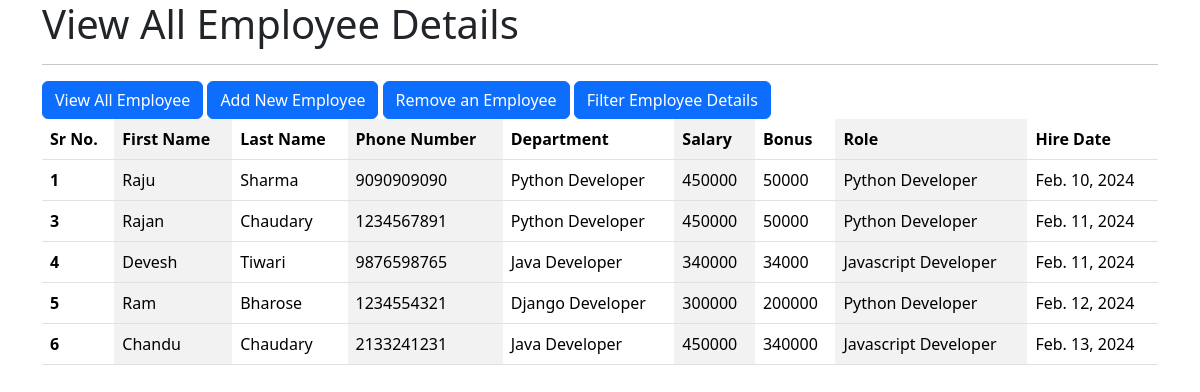
The app's page /all_emp with its own data.
### emp_app/models.py (models this page shows, shortened)
class Employee(models.Model):
    first_name = models.CharField(max_length=100, null=False)
    last_name = models.CharField(max_length=100, null=False)
    dept = models.ForeignKey(Department, on_delete=models.CASCADE)
    salary = models.IntegerField(default=0)
    bonus = models.IntegerField(default=0)
    role = models.ForeignKey(Role, on_delete=models.CASCADE)
    phone = models.IntegerField(default=0)
    hire_date = models.DateField()

class Department(models.Model):
    name = models.CharField(max_length=100,null=False)
    location = models.CharField(max_length=100)
    def __str__(self):
        return self.name

class Role(models.Model):
    name = models.CharField(max_length=100, null=False)
    def __str__(self):
        return self.name

### emp_app/views.py (the view)
def all_emp(request):
    emps = Employee.objects.all()
    context = {'emps': emps}
    return render(request, 'all_emp.html',context)

### emp_app/templates/all_emp.html (shortened to what this page needs)
<!doctype html>
<html lang="en">
  <head>
    <link href="https://cdn.jsdelivr.net/npm/bootstrap@5.3.2/dist/css/bootstrap.min.css" rel="stylesheet">
  </head>
  <body>
      <div class="container">
          <h1>View All Employee Details</h1>
          <hr>
          <a class="btn btn-primary" href="/all_emp" role="button">View All Employee </a>
          <a class="btn btn-primary" href="/add_emp" role="button">Add New Employee </a>
          <a class="btn btn-primary" href="/remove_emp" role="button">Remove an Employee </a>
          <a class="btn btn-primary" href="/filter_emp" role="button">Filter Employee Details</Details> </a>
          <table class="table table-striped-columns">
            <thead>
              <tr>
                <th scope="col">Sr No.</th>
                <th scope="col">First Name</th>
                <th scope="col">Last Name</th>
                <th scope="col">Phone Number</th>
                <th scope="col">Department</th>
                <th scope="col">Salary</th>
                <th scope="col">Bonus</th>
                <th scope="col">Role</th>
                <th scope="col">Hire Date</th>
              </tr>
            </thead>
            {% for emp in emps %}
            <tbody>
              <tr>
                <th scope="row">{{emp.id}}</th>
                <td>{{emp.first_name}}</td>
                <td>{{emp.last_name}}</td>
                <td>{{emp.phone}}</td>
                <td>{{emp.dept}}</td>
                <td>{{emp.salary}}</td>
                <td>{{emp.bonus}}</td>
                <td>{{emp.role}}</td>
                <td>{{emp.hire_date}}</td>
              </tr>
            </tbody>
            {% endfor %}
          </table>
        </div>
  </body>
</html>

### records on screen
Employee: id "1", first_name "Raju", last_name "Sharma", phone "9090909090", dept "Python Developer", salary "450000", bonus "50000", role "Python Developer", hire_date "Feb. 10, 2024"
Employee: id "3", first_name "Rajan", last_name "Chaudary", phone "1234567891", dept "Python Developer", salary "450000", bonus "50000", role "Python Developer", hire_date "Feb. 11, 2024"
Employee: id "4", first_name "Devesh", last_name "Tiwari", phone "9876598765", dept "Java Developer", salary "340000", bonus "34000", role "Javascript Developer", hire_date "Feb. 11, 2024"
Employee: id "5", first_name "Ram", last_name "Bharose", phone "1234554321", dept "Django Developer", salary "300000", bonus "200000", role "Python Developer", hire_date "Feb. 12, 2024"
Employee: id "6", first_name "Chandu", last_name "Chaudary", phone "2133241231", dept "Java Developer", salary "450000", bonus "340000", role "Javascript Developer", hire_date "Feb. 13, 2024"
